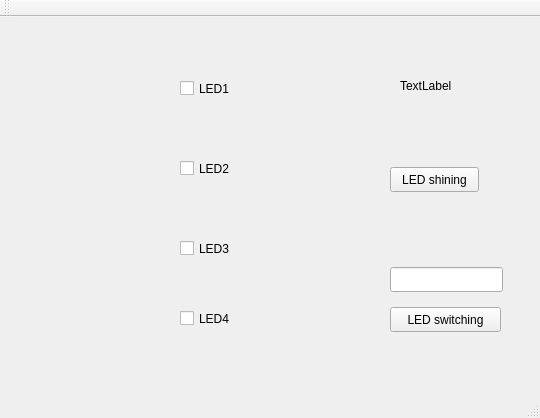
<?xml version="1.0" encoding="UTF-8"?>
<ui version="4.0">
 <class>MainWindow</class>
 <widget class="QMainWindow" name="MainWindow">
  <property name="geometry">
   <rect>
    <x>0</x>
    <y>0</y>
    <width>540</width>
    <height>418</height>
   </rect>
  </property>
  <property name="windowTitle">
   <string>MainWindow</string>
  </property>
  <widget class="QWidget" name="centralWidget">
   <widget class="QPushButton" name="mybutton">
    <property name="geometry">
     <rect>
      <x>390</x>
      <y>150</y>
      <width>89</width>
      <height>25</height>
     </rect>
    </property>
    <property name="text">
     <string>LED shining</string>
    </property>
   </widget>
   <widget class="QLabel" name="bright1">
    <property name="geometry">
     <rect>
      <x>50</x>
      <y>30</y>
      <width>71</width>
      <height>71</height>
     </rect>
    </property>
    <property name="text">
     <string/>
    </property>
    <property name="pixmap">
     <pixmap>../Downloads/dark.jpeg</pixmap>
    </property>
    <property name="scaledContents">
     <bool>true</bool>
    </property>
   </widget>
   <widget class="QCheckBox" name="checkBox_2">
    <property name="geometry">
     <rect>
      <x>180</x>
      <y>140</y>
      <width>158</width>
      <height>23</height>
     </rect>
    </property>
    <property name="text">
     <string>LED2</string>
    </property>
   </widget>
   <widget class="QCheckBox" name="checkBox_1">
    <property name="geometry">
     <rect>
      <x>180</x>
      <y>60</y>
      <width>158</width>
      <height>23</height>
     </rect>
    </property>
    <property name="text">
     <string>LED1</string>
    </property>
   </widget>
   <widget class="QCheckBox" name="checkBox_3">
    <property name="geometry">
     <rect>
      <x>180</x>
      <y>220</y>
      <width>158</width>
      <height>23</height>
     </rect>
    </property>
    <property name="text">
     <string>LED3</string>
    </property>
   </widget>
   <widget class="QCheckBox" name="checkBox_4">
    <property name="geometry">
     <rect>
      <x>180</x>
      <y>290</y>
      <width>158</width>
      <height>23</height>
     </rect>
    </property>
    <property name="text">
     <string>LED4</string>
    </property>
   </widget>
   <widget class="QLabel" name="bright2">
    <property name="geometry">
     <rect>
      <x>50</x>
      <y>110</y>
      <width>71</width>
      <height>71</height>
     </rect>
    </property>
    <property name="text">
     <string/>
    </property>
    <property name="pixmap">
     <pixmap>../Downloads/bright.jpeg</pixmap>
    </property>
    <property name="scaledContents">
     <bool>true</bool>
    </property>
   </widget>
   <widget class="QLabel" name="bright3">
    <property name="geometry">
     <rect>
      <x>50</x>
      <y>190</y>
      <width>71</width>
      <height>71</height>
     </rect>
    </property>
    <property name="text">
     <string/>
    </property>
    <property name="pixmap">
     <pixmap>../Downloads/bright.jpeg</pixmap>
    </property>
    <property name="scaledContents">
     <bool>true</bool>
    </property>
   </widget>
   <widget class="QLabel" name="bright4">
    <property name="geometry">
     <rect>
      <x>50</x>
      <y>270</y>
      <width>71</width>
      <height>71</height>
     </rect>
    </property>
    <property name="text">
     <string/>
    </property>
    <property name="pixmap">
     <pixmap>../Downloads/bright.jpeg</pixmap>
    </property>
    <property name="scaledContents">
     <bool>true</bool>
    </property>
   </widget>
   <widget class="QLabel" name="test">
    <property name="geometry">
     <rect>
      <x>400</x>
      <y>60</y>
      <width>67</width>
      <height>17</height>
     </rect>
    </property>
    <property name="text">
     <string>TextLabel</string>
    </property>
   </widget>
   <widget class="QPushButton" name="mybutton_2">
    <property name="geometry">
     <rect>
      <x>390</x>
      <y>290</y>
      <width>111</width>
      <height>25</height>
     </rect>
    </property>
    <property name="text">
     <string>LED switching</string>
    </property>
   </widget>
   <widget class="QLineEdit" name="lineEdit">
    <property name="geometry">
     <rect>
      <x>390</x>
      <y>250</y>
      <width>113</width>
      <height>25</height>
     </rect>
    </property>
   </widget>
  </widget>
  <widget class="QMenuBar" name="menuBar">
   <property name="geometry">
    <rect>
     <x>0</x>
     <y>0</y>
     <width>540</width>
     <height>22</height>
    </rect>
   </property>
  </widget>
  <widget class="QToolBar" name="mainToolBar">
   <attribute name="toolBarArea">
    <enum>TopToolBarArea</enum>
   </attribute>
   <attribute name="toolBarBreak">
    <bool>false</bool>
   </attribute>
  </widget>
  <widget class="QStatusBar" name="statusBar"/>
 </widget>
 <layoutdefault spacing="6" margin="11"/>
 <resources/>
 <connections/>
</ui>
